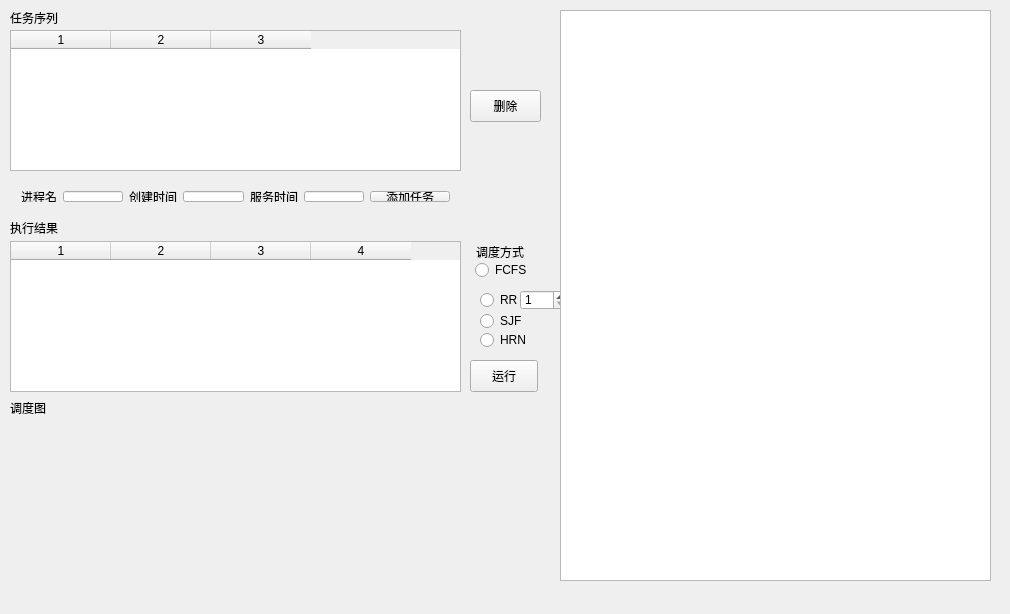
<?xml version="1.0" encoding="UTF-8"?>
<ui version="4.0">
 <class>MainWindow</class>
 <widget class="QMainWindow" name="MainWindow">
  <property name="geometry">
   <rect>
    <x>0</x>
    <y>0</y>
    <width>1010</width>
    <height>614</height>
   </rect>
  </property>
  <property name="windowTitle">
   <string>进程调度模拟器</string>
  </property>
  <widget class="QWidget" name="centralWidget">
   <widget class="QTableWidget" name="dataTable">
    <property name="geometry">
     <rect>
      <x>10</x>
      <y>30</y>
      <width>451</width>
      <height>141</height>
     </rect>
    </property>
    <property name="sortingEnabled">
     <bool>false</bool>
    </property>
    <property name="columnCount">
     <number>3</number>
    </property>
    <attribute name="horizontalHeaderCascadingSectionResizes">
     <bool>false</bool>
    </attribute>
    <column/>
    <column/>
    <column/>
   </widget>
   <widget class="QTableWidget" name="resultTable">
    <property name="geometry">
     <rect>
      <x>10</x>
      <y>241</y>
      <width>451</width>
      <height>151</height>
     </rect>
    </property>
    <property name="columnCount">
     <number>4</number>
    </property>
    <column/>
    <column/>
    <column/>
    <column/>
   </widget>
   <widget class="QLabel" name="label">
    <property name="geometry">
     <rect>
      <x>10</x>
      <y>10</y>
      <width>60</width>
      <height>16</height>
     </rect>
    </property>
    <property name="text">
     <string>任务序列</string>
    </property>
   </widget>
   <widget class="QLabel" name="label_5">
    <property name="geometry">
     <rect>
      <x>10</x>
      <y>220</y>
      <width>60</width>
      <height>16</height>
     </rect>
    </property>
    <property name="text">
     <string>执行结果</string>
    </property>
   </widget>
   <widget class="QPushButton" name="deleteTask">
    <property name="geometry">
     <rect>
      <x>470</x>
      <y>90</y>
      <width>71</width>
      <height>32</height>
     </rect>
    </property>
    <property name="text">
     <string>删除</string>
    </property>
   </widget>
   <widget class="QWidget" name="layoutWidget">
    <property name="geometry">
     <rect>
      <x>10</x>
      <y>180</y>
      <width>451</width>
      <height>33</height>
     </rect>
    </property>
    <layout class="QHBoxLayout" name="horizontalLayout">
     <item>
      <widget class="QLabel" name="label_2">
       <property name="text">
        <string>进程名</string>
       </property>
      </widget>
     </item>
     <item>
      <widget class="QLineEdit" name="taskName"/>
     </item>
     <item>
      <widget class="QLabel" name="label_3">
       <property name="text">
        <string>创建时间</string>
       </property>
      </widget>
     </item>
     <item>
      <widget class="QLineEdit" name="createdTime"/>
     </item>
     <item>
      <widget class="QLabel" name="label_4">
       <property name="text">
        <string>服务时间</string>
       </property>
      </widget>
     </item>
     <item>
      <widget class="QLineEdit" name="serveTime"/>
     </item>
     <item>
      <widget class="QPushButton" name="addTask">
       <property name="text">
        <string>添加任务</string>
       </property>
      </widget>
     </item>
    </layout>
   </widget>
   <widget class="ScheduleView" name="widget" native="true">
    <property name="geometry">
     <rect>
      <x>10</x>
      <y>420</y>
      <width>451</width>
      <height>151</height>
     </rect>
    </property>
   </widget>
   <widget class="QLabel" name="label_7">
    <property name="geometry">
     <rect>
      <x>10</x>
      <y>400</y>
      <width>60</width>
      <height>16</height>
     </rect>
    </property>
    <property name="text">
     <string>调度图</string>
    </property>
   </widget>
   <widget class="QSpinBox" name="slice">
    <property name="geometry">
     <rect>
      <x>520</x>
      <y>290</y>
      <width>48</width>
      <height>20</height>
     </rect>
    </property>
    <property name="minimum">
     <number>1</number>
    </property>
   </widget>
   <widget class="QLabel" name="label_6">
    <property name="geometry">
     <rect>
      <x>476</x>
      <y>242</y>
      <width>52</width>
      <height>19</height>
     </rect>
    </property>
    <property name="text">
     <string>调度方式</string>
    </property>
   </widget>
   <widget class="QRadioButton" name="FCFS">
    <property name="geometry">
     <rect>
      <x>475</x>
      <y>260</y>
      <width>58</width>
      <height>20</height>
     </rect>
    </property>
    <property name="text">
     <string>FCFS</string>
    </property>
   </widget>
   <widget class="QRadioButton" name="SJF">
    <property name="geometry">
     <rect>
      <x>480</x>
      <y>311</y>
      <width>48</width>
      <height>20</height>
     </rect>
    </property>
    <property name="text">
     <string>SJF</string>
    </property>
   </widget>
   <widget class="QRadioButton" name="HRN">
    <property name="geometry">
     <rect>
      <x>480</x>
      <y>330</y>
      <width>53</width>
      <height>20</height>
     </rect>
    </property>
    <property name="text">
     <string>HRN</string>
    </property>
   </widget>
   <widget class="QPushButton" name="run">
    <property name="geometry">
     <rect>
      <x>470</x>
      <y>360</y>
      <width>68</width>
      <height>32</height>
     </rect>
    </property>
    <property name="text">
     <string>运行</string>
    </property>
   </widget>
   <widget class="QRadioButton" name="RR">
    <property name="geometry">
     <rect>
      <x>480</x>
      <y>290</y>
      <width>42</width>
      <height>20</height>
     </rect>
    </property>
    <property name="text">
     <string>RR</string>
    </property>
   </widget>
   <widget class="QGraphicsView" name="graphicsView">
    <property name="geometry">
     <rect>
      <x>560</x>
      <y>10</y>
      <width>431</width>
      <height>571</height>
     </rect>
    </property>
   </widget>
  </widget>
  <widget class="QMenuBar" name="menuBar">
   <property name="geometry">
    <rect>
     <x>0</x>
     <y>0</y>
     <width>1010</width>
     <height>22</height>
    </rect>
   </property>
  </widget>
 </widget>
 <layoutdefault spacing="6" margin="11"/>
 <customwidgets>
  <customwidget>
   <class>ScheduleView</class>
   <extends>QWidget</extends>
   <header>scheduleview.h</header>
   <container>1</container>
  </customwidget>
 </customwidgets>
 <resources/>
 <connections/>
</ui>
